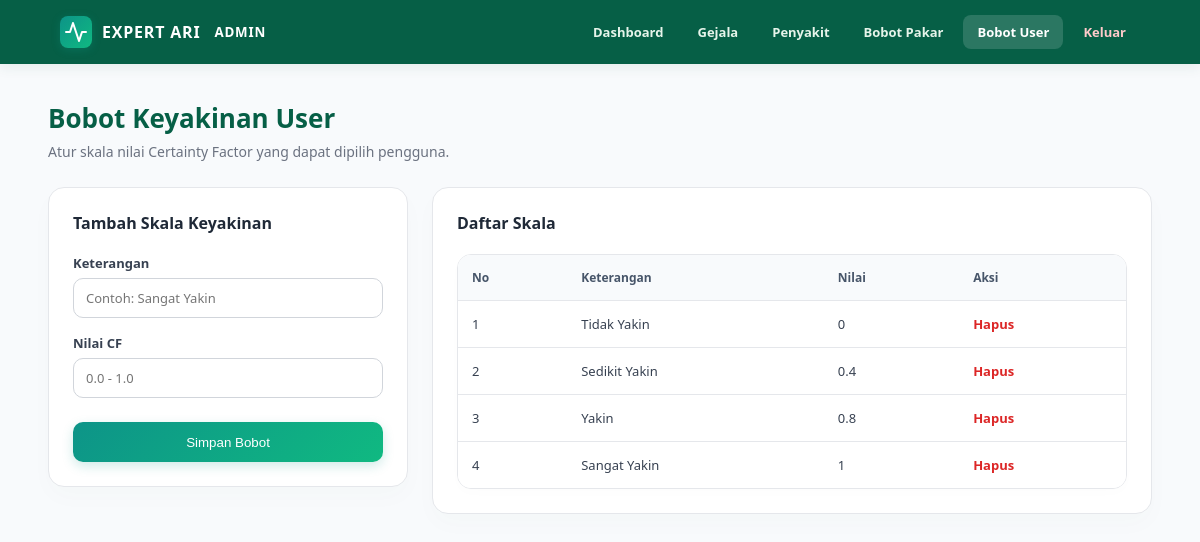
/admin/bobot_user.php (signed in), run on the app's committed database.
### tables this page shows
CREATE TABLE `bobot_user` (
  `id_bobot_user` int(11) NOT NULL,
  `keterangan` varchar(50) DEFAULT NULL,
  `nilai` float DEFAULT NULL
);

### admin/bobot_user.php (the view, shortened to what this page needs)
<?php
session_start(); require_once '../koneksi.php'; if (!isset($_SESSION['admin'])) { header('Location: login.php'); exit(); }
require_once 'layout.php'; admin_header('Bobot User'); $query=mysqli_query($koneksi,'SELECT * FROM bobot_user ORDER BY nilai ASC');
?>
<main class="container">
    <div class="page-heading">
        <div>
            <h1>Bobot Keyakinan User</h1>
            <p class="subtitle">Atur skala nilai Certainty Factor yang dapat dipilih pengguna.</p>
        </div>
    </div>
    <div class="grid">
        <section class="card">
            <h2>Tambah Skala Keyakinan</h2>
            <form method="post">
                <label for="keterangan">Keterangan</label>
                <input id="keterangan" name="keterangan" placeholder="Contoh: Sangat Yakin" required>
                <label for="nilai">Nilai CF</label>
                <input id="nilai" type="number" name="nilai" min="0" max="1" step="0.1" placeholder="0.0 - 1.0" required>
                <button class="btn full" name="simpan">Simpan Bobot</button>
            </form>
        </section>
        <section class="card">
            <h2>Daftar Skala</h2>
            <div class="table-wrap">
                <table>
                    <thead><tr>
                        <th>No</th>
                        <th>Keterangan</th>
                        <th>Nilai</th>
                        <th>Aksi</th>
                    </tr>
                </thead>
                <tbody><?php $no=1; while($data=mysqli_fetch_assoc($query)): ?>
                    <tr><td><?= $no++ ?></td>
                    <td><?= htmlspecialchars($data['keterangan']) ?></td>
                    <td><?= htmlspecialchars($data['nilai']) ?></td>
                    <td>
                        <a class="action-delete" href="bobot_user.php?hapus=<?= $data['id_bobot_user'] ?>" onclick="return confirm('Hapus bobot ini?')">Hapus</a>
                    </td>
                </tr><?php endwhile; ?>
            </tbody>
        </table>
    </div>
</section>
</div>
</main>

### admin/style.css (style rules this page uses)
:root { --emerald-dark: #065f46; --teal-primary: #0d9488; --mint-light: #f0fdf4; --soft-bg: #f8fafc; --text-main: #1f2937; --text-muted: #6b7280; --danger: #dc2626; }
* { box-sizing: border-box; }
body { margin: 0; background: var(--soft-bg); color: var(--text-main); font-family: "Segoe UI", Tahoma, Geneva, Verdana, sans-serif; }
.container { width: min(1120px, 92%); margin: 36px auto; }
.page-heading { display: flex; justify-content: space-between; align-items: flex-end; gap: 20px; margin-bottom: 26px; }
h1 { margin: 0; font-size: 26px; color: var(--emerald-dark); font-weight: 800; }
.subtitle { margin: 6px 0 0; color: var(--text-muted); font-size: 14px; }
.grid { display: grid; grid-template-columns: minmax(280px, 360px) 1fr; gap: 24px; align-items: start; }
.card { padding: 24px; border: 1px solid #e5e7eb; border-radius: 16px; background: #fff; box-shadow: 0 10px 25px rgba(6, 95, 70, 0.02); }
.card h2 { margin: 0 0 20px; font-size: 16px; color: var(--text-main); font-weight: 700; }
label { display: block; margin: 16px 0 6px; color: #374151; font-size: 13px; font-weight: 700; }
input, select { width: 100%; padding: 10px 12px; border: 1px solid #d1d5db; border-radius: 10px; background: #fff; font: inherit; font-size: 13px; transition: all 0.2s ease; }
.btn { display: inline-flex; justify-content: center; align-items: center; min-height: 40px; padding: 9px 18px; border: 0; border-radius: 10px; background: linear-gradient(135deg, var(--teal-primary), #10b981); color: #fff; text-decoration: none; font: 600 13px inherit; cursor: pointer; box-shadow: 0 4px 12px rgba(13, 148, 136, 0.2); transition: all 0.2s ease; }
.btn.full { width: 100%; margin-top: 24px; }
.table-wrap { overflow: auto; border: 1px solid #e5e7eb; border-radius: 14px; box-shadow: 0 4px 12px rgba(0, 0, 0, 0.01); }
table { width: 100%; border-collapse: collapse; min-width: 520px; font-size: 13px; background: #fff; }
th { padding: 14px; background: #f8fafc; color: #475569; text-align: left; font-size: 12px; font-weight: 700; border-bottom: 1px solid #e5e7eb; }
td { padding: 14px; border-top: 1px solid #e5e7eb; vertical-align: middle; color: #374151; }
.action-delete { color: var(--danger); font-weight: 700; text-decoration: none; }

### data on the page
bobot_user: keterangan "Tidak Yakin", nilai "0"
bobot_user: keterangan "Sedikit Yakin", nilai "0.4"
bobot_user: keterangan "Yakin", nilai "0.8"
bobot_user: keterangan "Sangat Yakin", nilai "1"

### other printed values
$label "Dashboard"
$label "Gejala"
$label "Penyakit"
$label "Bobot Pakar"
$label "Bobot User"
